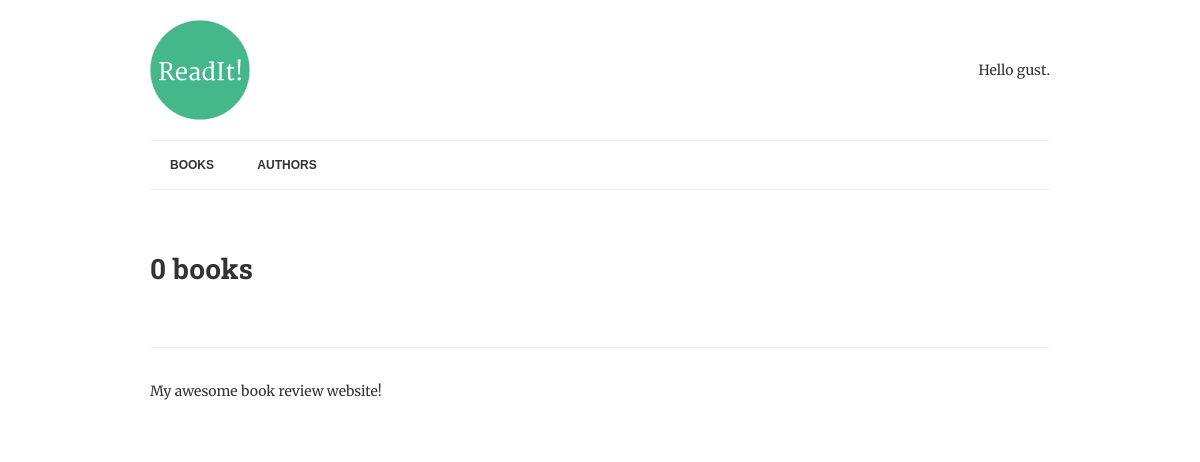
The app's page /, older data.
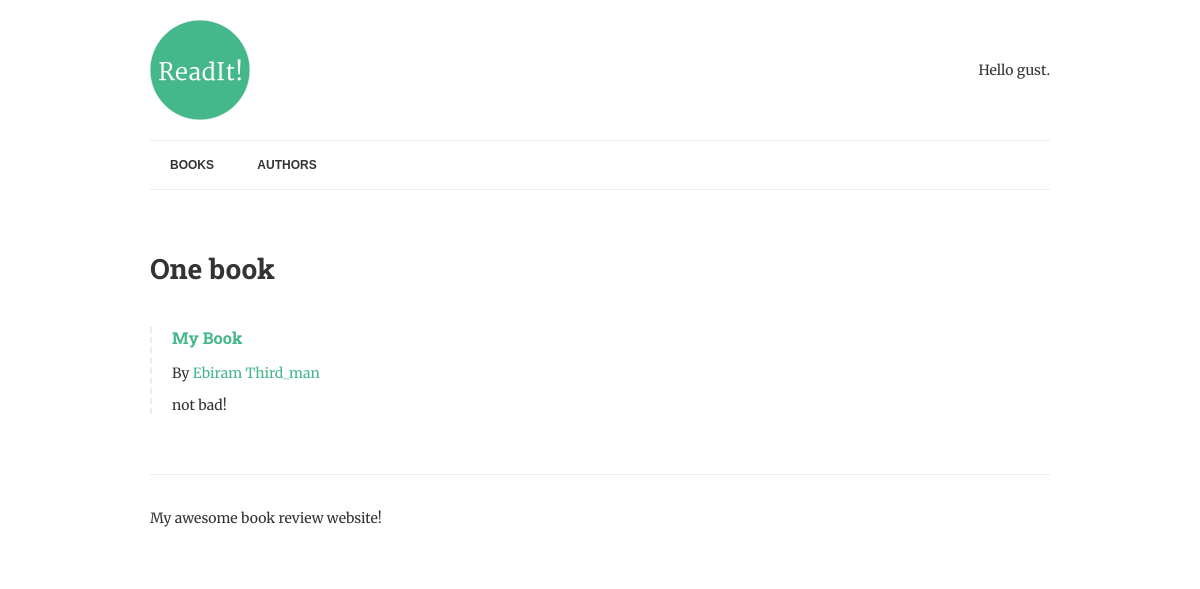
The same page, newer data.
### books/models.py (models this page shows, shortened)
class Book(models.Model): #now we need the quality that books might have
	title = models.CharField(max_length=150) #this going to be stored as a string we must set maximum lenght to store
	authors = models.ManyToManyField("Author",related_name="books")
	review = models.TextField(blank = True, null=True)
	date_reviewd = models.DateTimeField(blank = True, null=True)#it is stored as a date_time object *
	is_favourite = models.BooleanField(default=False,verbose_name="Favourite?")
	def list_authors(self):
		return "-".join([author.name for author in self.authors.all()])

class Author(models.Model):
	name = models.CharField(max_length=70,help_text=' Use pen name,not Real name',
							 unique=True)

### books/views.py (the view)
# urls.py: path('', books_list, name="books"),
def books_list(request):
    books= Book.objects.exclude(date_reviewd__isnull=True).prefetch_related('authors') #for query our database
    contex = {  # we must send the books variable to list.html with render and context only accept dictionary
        "books": books,
    }
    return render(request, "list.html", contex)

### books/templates/list.html
{% extends "base.html"%}
{%load humanize%}
{% block content %}
    <h1>{{books.count|apnumber|title}} book{{books.count|pluralize}}</h1><!.. #second code only pluralize the book,title for capitalize ..>
    {%for book in books%}
        {% include "book-detail.html" %}
    {%endfor %}
{% endblock content %}

### books/templates/book-detail.html (shortened to what this page needs)
 <div class="book">
    <h3><a href="{% url 'book-detail' book.pk %}"> {{book.title }} </a></h3>
    <p>By {% for author in book.authors.all %} <a href= "{% url 'author-detail' author.pk %}"> {{author.name}}</a> {% endfor %}</p>
    <p>{{book.review|linebreaks}}</p>
</div>

Row changes from the older to the newer data that the page shows:
now on this page (row edited): Book: title "My Book", review "not bad!"
now on this page (row unchanged): Author: name "Ebiram"
added Author: name "Third_man"
Text that changed along with them:
{{ books.count|apnumber|title }}: "0" → "One"
